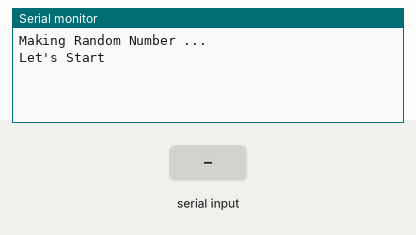
This sketch was run on a simulated Arduino Uno, built with avr-gcc and run on an emulated ATmega328P. Parts: the last lines printed to the serial monitor. Inputs (shaded band) come from the test bench. Random numbers use the default seed unless the sketch sets one.

Above: at 1.2 s.
1.3 s: "90,45\n" received over Serial
At 2.1 s:
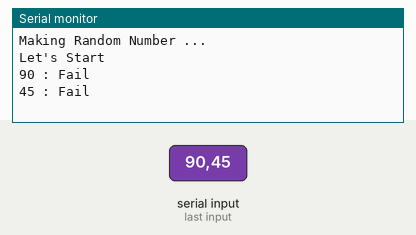
2.8 s: "30,150\n" received over Serial
At 5.1 s:
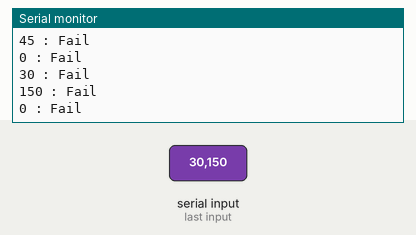
Timing chart, 0 to 6.6 s (numbered marks = the images above; inputs shaded):
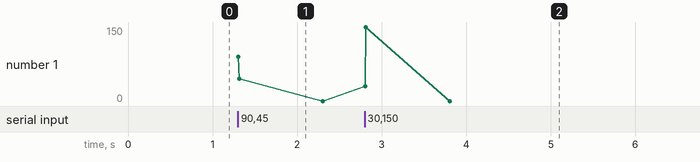

The sketch:

10_Serial_Random_Number.ino
```cpp
int num1 = 0;
int chkNum = 0;

void setup() {
  Serial.begin(9600);
  randomSeed(analogRead(A0)); // 아날로그 핀 0번을 seed 값으로 초기화

  Serial.println("Making Random Number ...");
  Serial.println("Let's Start");
  num1 = random(1, 10); // 1 ~ 9까지
//  num1 = random(50, 100); // 50 ~ 99까지

}

void loop() {
  if(Serial.available()) {
    chkNum = Serial.parseInt();
    if(chkNum == num1) {
      Serial.print(chkNum);
      Serial.println(" : Success");
      Serial.println("Making Random Number ...");
      Serial.println("Let's Start");
      num1 = random(1, 10);
    } else {
      Serial.print(chkNum);
      Serial.println(" : Fail");
    }
  }
}
```

Measured:
- after the input at 1.3 s, the serial monitor: prints a new line at once (image 1)
- after the input at 2.8 s, the serial monitor: prints a new line at once (image 2)
